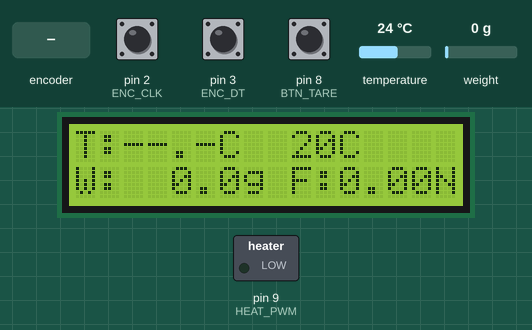
Simulated run of this sketch. Board: Arduino Uno, built with avr-gcc and run on an emulated ATmega328P. Shown: 16×2 character LCD, switched loads named in the sketch (green lamp = pin HIGH). The inputs (shaded band) are chosen by the test bench; at power-on: weight on the scale 0 g, pin 8 (BTN_TARE) HIGH, temperature 24 °C, pin 2 (ENC_CLK) HIGH, pin 3 (ENC_DT) HIGH. What the sketch prints to the serial monitor is not drawn.

Above: at 2.6 s.
2.7 s: weight on the scale set to 910 g
At 4.3 s:
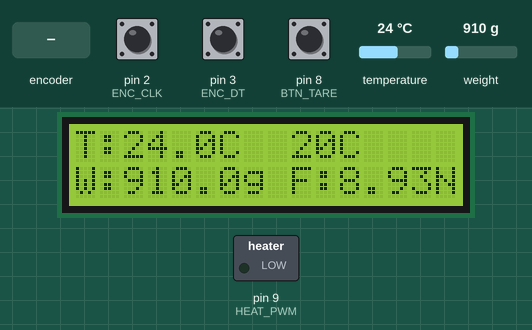
4.7 s: weight on the scale set to 1061 g
At 6.5 s:
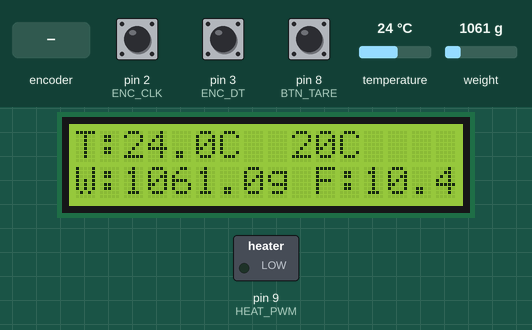
6.9 s: rotary encoder on pin 2 (ENC_CLK) / pin 3 (ENC_DT) turned 3 steps (first pin leading)
At 10.9 s:
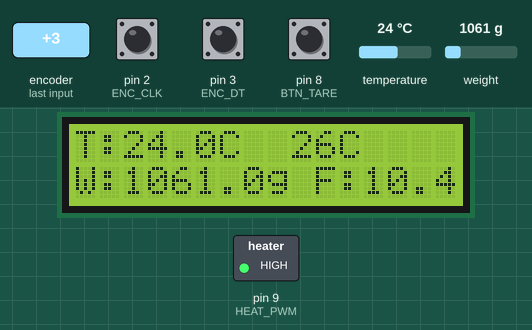
12.6 s: pin 8 (BTN_TARE) pulled LOW for 3.2 s
At 22.1 s:
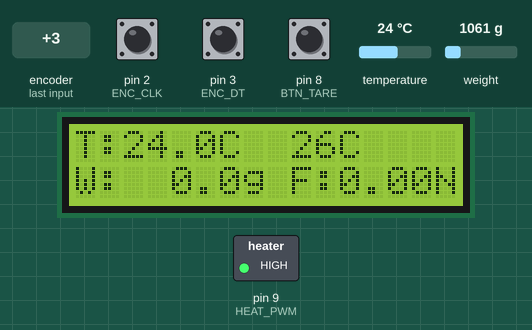
22.4 s: temperature set to 12 °C
At 25.4 s:
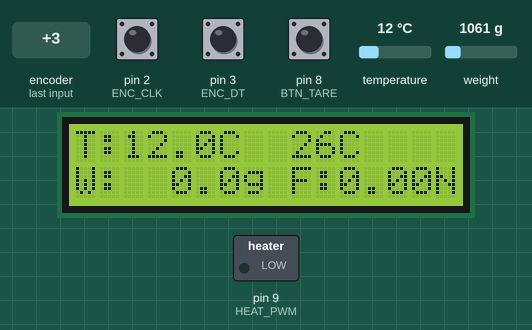
25.9 s: temperature set to 19 °C
At 29.7 s:
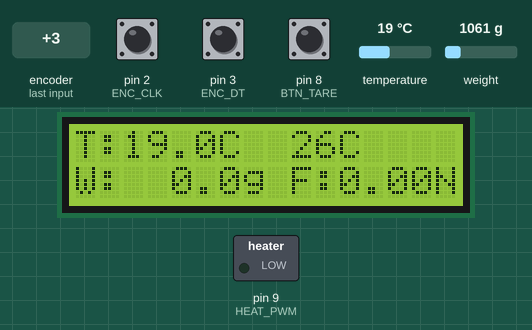
Timing chart, 0 to 32.6 s (numbered marks = the images above; inputs shaded):
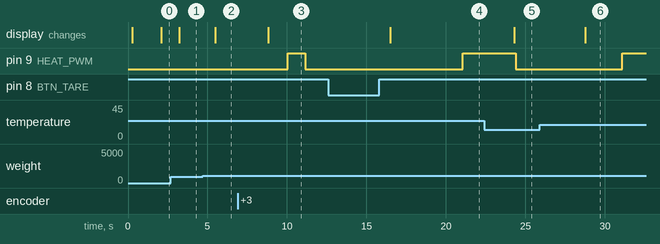

Measured:
- the behaviour switches between 999 and 1000 g on weight on the scale (found by bisection; images 1 and 2)
- after the input at 2.7 s, the display: changes after 0.53 s (image 1)
- after the input at 4.7 s, the display: changes after 0.78 s (image 2)
- after the input at 6.9 s, pin 9 (HEAT_PWM): LOW → HIGH after 3.1 s, → LOW 1.1 s later; the display: changes after 1.9 s (image 3)
- after the input at 12.6 s, pin 9 (HEAT_PWM): LOW → HIGH after 8.5 s instead of 7.4 s; the display: changes after 3.9 s (image 4)
- after the input at 22.4 s, the display: changes after 1.9 s (image 5)
- after the input at 25.9 s, the display: changes after 2.9 s (image 6)

The sketch:

science.ino
```cpp
#include <Wire.h>
#include <LiquidCrystal_I2C.h>
#include <OneWire.h>
#include <DallasTemperature.h>
#include "HX711.h"

#define LCD_ADDR 0x27
#define LCD_COLS 16
#define LCD_ROWS 2

#define ONE_WIRE_BUS A0

// HX711 load cell
#define HX_DT 6
#define HX_SCK 7
#define BTN_TARE 8

// Rotary encoder (HW-040)
#define ENC_CLK 2
#define ENC_DT 3
#define ENC_SW 4

// Heating (MOSFET control)
#define HEAT_PWM 9
float targetTemp = 20.0;
float tempHys = 0.5;
float CAL_FACTOR = 903.2; // calibrated with 50g

LiquidCrystal_I2C lcd(LCD_ADDR, LCD_COLS, LCD_ROWS);
OneWire oneWire(ONE_WIRE_BUS);
DallasTemperature tempSensors(&oneWire);
HX711 scale;

// Encoder state (interrupt-driven)
volatile int8_t enc_delta = 0;
volatile uint8_t enc_state = 0;
const int8_t enc_table[16] = {0, -1, 1, 0,
                              1, 0, 0, -1,
                              -1, 0, 0, 1,
                              0, 1, -1, 0};

void encoderISR() {
  enc_state = (enc_state << 2) | (digitalRead(ENC_CLK) << 1) | digitalRead(ENC_DT);
  enc_delta += enc_table[enc_state & 0x0F];
}

void padLine(char *line) {
  size_t len = strlen(line);
  for (size_t i = len; i < 16; i++) {
    line[i] = ' ';
  }
  line[16] = '\0';
}

void setup() {
  Serial.begin(9600);
  delay(200);
  Serial.println("Boot");

  Wire.begin();
  Serial.println("Wire begin");

  // Retry LCD init to avoid occasional blank screen on power-up.
  for (int i = 0; i < 3; i++) {
    lcd.init();
    lcd.backlight();
    lcd.clear();
    lcd.setCursor(0, 0);
    lcd.print("LCD init...");
    Serial.print("LCD init pass ");
    Serial.println(i + 1);
    delay(200);
  }

  tempSensors.begin();
  tempSensors.setWaitForConversion(false);
  Serial.println("DS18B20 begin");

  scale.begin(HX_DT, HX_SCK);
  scale.set_scale(CAL_FACTOR);
  pinMode(BTN_TARE, INPUT_PULLUP);
  pinMode(ENC_CLK, INPUT_PULLUP);
  pinMode(ENC_DT, INPUT_PULLUP);
  pinMode(ENC_SW, INPUT_PULLUP);
  pinMode(HEAT_PWM, OUTPUT);
  analogWrite(HEAT_PWM, 0);
  enc_state = (digitalRead(ENC_CLK) << 1) | digitalRead(ENC_DT);
  attachInterrupt(digitalPinToInterrupt(ENC_CLK), encoderISR, CHANGE);
  attachInterrupt(digitalPinToInterrupt(ENC_DT), encoderISR, CHANGE);
  Serial.println("HX711 ready check pending");
  Serial.println("HX711 begin");
}

void loop() {
  static bool lastStable = HIGH;
  static bool lastRead = HIGH;
  static unsigned long lastChangeMs = 0;
  const unsigned long debounceMs = 40;

  bool btn = digitalRead(BTN_TARE);
  if (btn != lastRead) {
    lastChangeMs = millis();
    lastRead = btn;
  }

  if ((millis() - lastChangeMs) > debounceMs && btn != lastStable) {
    lastStable = btn;
    if (lastStable == LOW) {
      if (scale.is_ready()) {
        scale.tare();
        Serial.println("HX711 tare OK");
      } else {
        Serial.println("HX711 not ready, skip tare");
      }
    }
  }

  static unsigned long lastTempReqMs = 0;
  static bool tempPending = false;
  static float tempC = -1000.0;
  static bool tempValid = false;

  unsigned long now = millis();
  if (!tempPending && now - lastTempReqMs >= 1000) {
    tempSensors.requestTemperatures();
    lastTempReqMs = now;
    tempPending = true;
  }
  if (tempPending && now - lastTempReqMs >= 750) {
    tempC = tempSensors.getTempCByIndex(0);
    tempValid = (tempC > -100.0 && tempC < 150.0);
    tempPending = false;
  }

  // Encoder handling (adjust targetTemp in 1C steps)
  int8_t delta = 0;
  noInterrupts();
  if (enc_delta != 0) {
    delta = enc_delta;
    enc_delta = 0;
  }
  interrupts();
  if (delta != 0) {
    static int acc = 0;
    acc += delta;
    while (acc >= 2) {
      targetTemp += 1.0;
      acc -= 2;
    }
    while (acc <= -2) {
      targetTemp -= 1.0;
      acc += 2;
    }
    if (targetTemp < 20.0) targetTemp = 20.0;
    if (targetTemp > 100.0) targetTemp = 100.0;
  }

  // Heating control with hysteresis + time-proportional control (<= 40%) + soft-start
  static float duty = 0.0f;
  static float dutyRamp = 0.0f;
  const float dutyMax = 0.4f;
  const unsigned long heatPeriodMs = 1000;

  if (tempValid) {
    if (tempC < targetTemp - 5.0f) {
      duty = dutyMax;
    } else if (tempC < targetTemp - tempHys) {
      duty = 0.35f;
    } else if (tempC > targetTemp + tempHys) {
      duty = 0.0f;
    }
  } else {
    duty = 0.0f;
  }

  if (duty > dutyRamp) {
    dutyRamp = min(duty, dutyRamp + 0.02f);
  } else {
    dutyRamp = duty;
  }

  if (dutyRamp > dutyMax) dutyRamp = dutyMax;
  unsigned long phase = millis() % heatPeriodMs;
  unsigned long onTime = (unsigned long)(heatPeriodMs * dutyRamp);
  digitalWrite(HEAT_PWM, (phase < onTime) ? HIGH : LOW);

  bool hxReady = scale.is_ready();
  float weight_g = 0.0;
  if (hxReady) {
    weight_g = scale.get_units(10);
  }

  char line1[17];
  char line2[17];
  char tempBuf[8];
  char weightBuf[8];
  if (tempValid) {
    dtostrf(tempC, 4, 1, tempBuf);
    snprintf(line1, sizeof(line1), "T:%sC %3dC", tempBuf, (int)targetTemp);
  } else {
    snprintf(line1, sizeof(line1), "T:--.-C %3dC", (int)targetTemp);
  }
  if (hxReady) {
    float force_N = weight_g * 0.00981f;
    dtostrf(weight_g, 5, 1, weightBuf);
    char forceBuf[8];
    dtostrf(force_N, 4, 2, forceBuf);
    snprintf(line2, sizeof(line2), "W:%sg F:%sN", weightBuf, forceBuf);
  } else {
    snprintf(line2, sizeof(line2), "W:--.-- F:--.--");
  }
  padLine(line1);
  padLine(line2);

  static char lastLine1[17] = "";
  static char lastLine2[17] = "";
  bool lcdChanged = (strcmp(line1, lastLine1) != 0) || (strcmp(line2, lastLine2) != 0);
  if (lcdChanged) {
    lcd.setCursor(0, 0);
    lcd.print(line1);
    lcd.setCursor(0, 1);
    lcd.print(line2);
    strncpy(lastLine1, line1, sizeof(lastLine1));
    strncpy(lastLine2, line2, sizeof(lastLine2));

    Serial.print("tempC=");
    Serial.print(tempC, 2);
    Serial.print(" valid=");
    Serial.print(tempValid ? "Y" : "N");
    Serial.print(" hxReady=");
    Serial.print(hxReady ? "Y" : "N");
    Serial.print(" target=");
    Serial.println(targetTemp, 1);
  }

  delay(100);
}
```
